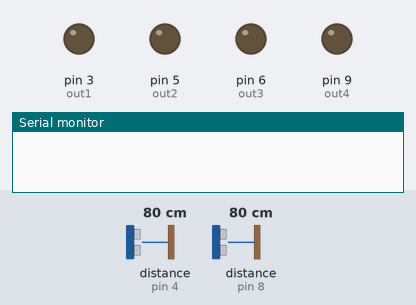
This sketch was run on a simulated Arduino Uno, built with avr-gcc and run on an emulated ATmega328P. On the bench: output pins drawn as LEDs (lit = HIGH), the last lines printed to the serial monitor. Wiring (inferred from the names in the program): 2 × ultrasonic range finder: trigger pin 2, echo pin 4 / trigger pin 7, echo pin 8. Inputs (shaded band) come from the test bench; at power-on: distance to the obstacle (sensors on pin 4, pin 8) 80 cm. The echo pulse lasts 58.3 µs per cm; pins used as bus, display or sensor lines are not drawn.

Above: at 1.2 s.
1.3 s: distance to the obstacle (sensor on pin 4) set to 2 cm
3.0 s: distance to the obstacle (sensor on pin 8) set to 57 cm
6.1 s: distance to the obstacle (sensor on pin 8) set to 46 cm
At 6.6 s:
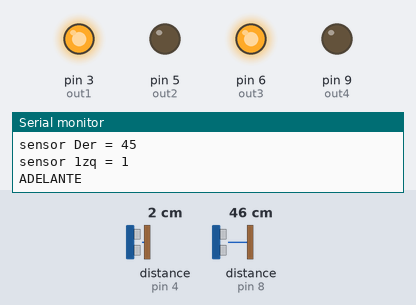
7.6 s: distance to the obstacle (sensor on pin 4) set to 4 cm
Timing chart, 0 to 10.6 s (numbered marks = the images above; inputs shaded):
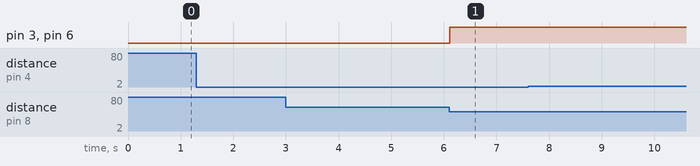

The sketch:

ln98_ultrasonicos.ino
```cpp
int out1=3;
int out2=5;
int out3=6;
int out4=9;

int trig1=2;
int trig2=7;
int echo1=4;
int echo2=8;


boolean ultrasonicoIzq=false;
boolean ultrasonicoDer=false;

void setup(){
     Serial.begin(9600);

     pinMode(trig1,OUTPUT);
     pinMode(trig2,OUTPUT);
     pinMode(echo1,INPUT);
     pinMode(echo2,INPUT);

     pinMode(out1,OUTPUT);
     pinMode(out2,OUTPUT);
     pinMode(out3,OUTPUT);
     pinMode(out4,OUTPUT);
}

void loop(){
  calculoUltrasonico1();
  calculoUltrasonico2();
  calculoUltrasonico1();

  if (ultrasonicoDer==true && ultrasonicoIzq==false){
      Serial.println("DERECHA");
  }

  if (ultrasonicoDer==false && ultrasonicoIzq==true){
      Serial.println("IZQUIERDA");
  }

   if (ultrasonicoDer==true && ultrasonicoIzq==true){
        Serial.print ("ADELANTE");
        adelante();
  }

  if (ultrasonicoDer==false && ultrasonicoIzq==false){

  }

  delay(500);

}

//CALIBRACION DEL MOTOR//

void atrasIzq(){
    digitalWrite(out1,LOW);
    analogWrite(out2,255);
}

void adelanteIzq(){
  digitalWrite(out2,LOW);
  analogWrite(out1,255);
}


void atrasDer(){
    digitalWrite(out4,LOW);
    analogWrite(out3,255);
}

void adelanteDer(){
  digitalWrite(out3,LOW);
  analogWrite(out4,255);
}


void girarIzq(){
  //DERECHO
  digitalWrite(out3,LOW);
  analogWrite(out4,255);
  //IZQUIERDO
  digitalWrite(out2,LOW);
  analogWrite(out1,50);
}

void girarDer(){
  //IZQUIERDA
  digitalWrite(out2,LOW);
  analogWrite(out1,255);
  //DERECHA
   digitalWrite(out3,LOW);
  analogWrite(out4,50);
}

void atras(){
  atrasIzq();
  adelanteDer();
}

void adelante(){
  adelanteIzq();
  atrasDer();
}

//CALIBRACION DE SENSORES ULTRASONICOS//

void calculoUltrasonico1(){ // IZQUIERDO
    digitalWrite(trig1, HIGH);  // Flanco ascendente
    delayMicroseconds(100);    // Duracion del pulso
    digitalWrite(trig1, LOW);  // Flanco descendente
    int duracion = pulseIn(echo1, HIGH);
    int distancia = (duracion/2) / 29;

     if(distancia>=0 && distancia <= 50){
        Serial.print("sensor 1zq = ");
        Serial.print (distancia);
        Serial.println("");
        ultrasonicoIzq=true;
    }
    else{
        ultrasonicoIzq=false;
    }
}

void calculoUltrasonico2(){ //DERECHO
    digitalWrite(trig2, HIGH);  // Flanco ascendente
    delayMicroseconds(100);        // Duracion del pulso
    digitalWrite(trig2, LOW);  // Flanco descendente
    int duracion = pulseIn(echo2, HIGH);
    int distancia= (duracion/2) / 29;

    if(distancia>=0 && distancia <= 50){
        Serial.print("sensor Der = ");
        Serial.print (distancia);
        Serial.println("");
        ultrasonicoDer=true;
    }
    else{
        ultrasonicoDer=false;
    }
}
```

Measured:
- the behaviour switches between 52 and 51 cm on distance to the obstacle (sensor on pin 8) (found by bisection; images 0 and 1)
- after the input at 6.1 s, pin 3 (out1), pin 6 (out3): LOW → HIGH at once
